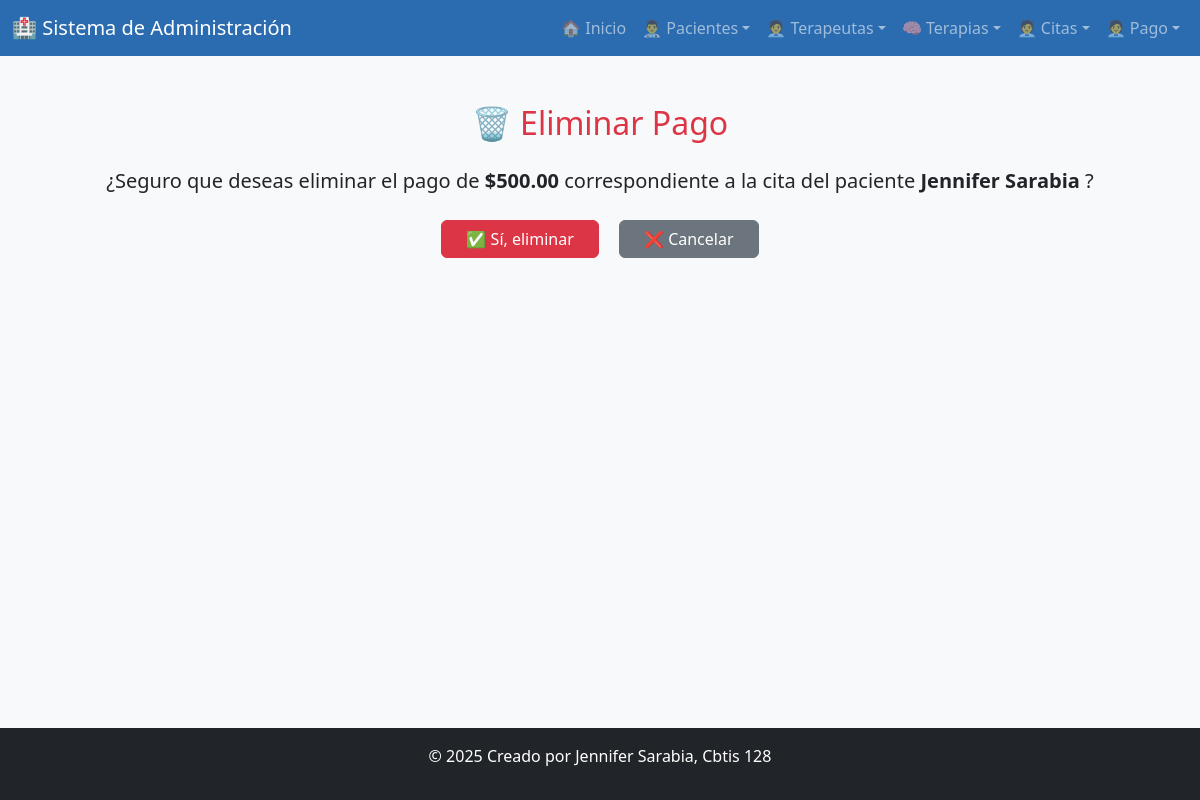
/borrar_pago/1/, run on the app's committed database.
### app_paciente/models.py (models this page shows, shortened)
class Pago(models.Model):
    fecha_pago = models.DateField()
    monto = models.DecimalField(max_digits=8, decimal_places=2)
    metodo_pago = models.CharField(max_length=50, choices=[
        ('efectivo', 'Efectivo'),
        ('tarjeta', 'Tarjeta'),
        ('transferencia', 'Transferencia'),
    ])
    estado = models.CharField(max_length=50, choices=[
        ('pendiente', 'Pendiente'),
        ('pagado', 'Pagado'),
        ('cancelado', 'Cancelado'),
    ])
    cita = models.ForeignKey('Cita', on_delete=models.CASCADE, related_name='pagos')
    class Meta:
        verbose_name = "Pago"
        verbose_name_plural = "Pagos"

class Cita(models.Model):
    fecha = models.DateField()
    hora = models.TimeField()
    motivo = models.CharField(max_length=200)
    estado = models.CharField(max_length=50, choices=[
        ('pendiente', 'Pendiente'),
        ('confirmada', 'Confirmada'),
        ('cancelada', 'Cancelada'),
        ('finalizada', 'Finalizada'),
    ])
    paciente = models.ForeignKey('Paciente', on_delete=models.CASCADE)
    terapeuta = models.ForeignKey('Terapeuta', on_delete=models.CASCADE)

class Paciente(models.Model):
    nom_pac = models.CharField(max_length=100)
    ape_pac = models.CharField(max_length=100)
    edad_pac = models.PositiveIntegerField()
    genero_pac = models.CharField(max_length=20)
    tel_pac = models.CharField(max_length=15)
    correo_pac = models.EmailField(max_length=80, unique=True)
    direccion_pac = models.CharField(max_length=120)
    fecha_reg_pac = models.DateTimeField(auto_now_add=True)

### app_paciente/views.py (the view)
# urls.py: path('borrar_pago/<int:id>/', views.borrar_pago, name='borrar_pago'),
def borrar_pago(request, id):
    pago = get_object_or_404(Pago, id=id)
    if request.method == 'POST':
        pago.delete()
        return redirect('ver_pagos')
    return render(request, 'pagos/borrar_pago.html', {'pago': pago})

### app_paciente/templates/pagos/borrar_pago.html (shortened to what this page needs)
{% extends 'base.html' %}
{% block content %}
<div class="container mt-5">
  <h2 class="mb-4 text-danger text-center">🗑️ Eliminar Pago</h2>
  <p class="text-center fs-5">
    ¿Seguro que deseas eliminar el pago de
    <strong>${{ pago.monto }}</strong>
    correspondiente a la cita del paciente
    <strong>{{ pago.cita.paciente.nom_pac }} {{ pago.cita.paciente.ape_pac }}</strong>?
  </p>
  <form method="post" class="text-center mt-4">
      <button type="submit" class="btn btn-danger px-4">✅ Sí, eliminar</button>
      <a href="{% url 'ver_pagos' %}" class="btn btn-secondary ms-3 px-4">❌ Cancelar</a>
  </form>
</div>
{% endblock %}

### data on the page
Pago: monto "500.00", cita.paciente.nom_pac "Jennifer", cita.paciente.ape_pac "Sarabia"
